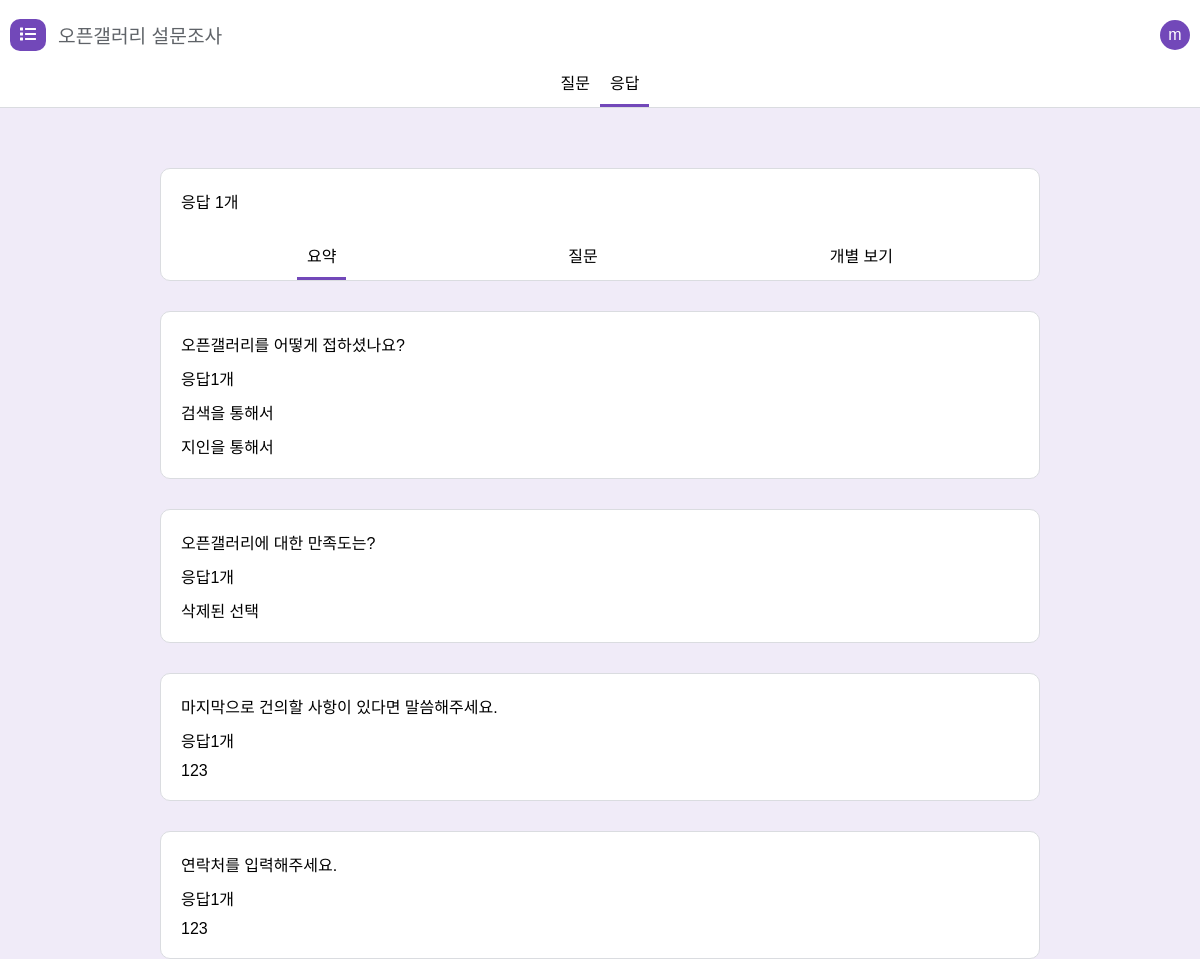
The page /forms/uAnegZhB2QSU9ylKwrVp/responses/summary (signed in) on the database its author committed.
### core/models.py (models this page shows)
class Form(models.Model):
    key = models.CharField(max_length=30)
    name = models.CharField(max_length=200)
    title = models.CharField(max_length=200)
    description = models.CharField(max_length=10000, blank = True)
    creator = models.ForeignKey(User, on_delete = models.CASCADE, related_name = "creator")
    created_at = models.DateTimeField(auto_now_add = True)
    updated_at = models.DateTimeField(auto_now = True)
    questions = models.ManyToManyField(Questions, related_name = "questions")

class User(AbstractUser, models.Model):
    email = models.EmailField(unique = True)

class Questions(models.Model):
    name = models.CharField(max_length= 10000)
    type = models.CharField(max_length=20)
    required = models.BooleanField(default= False)
    key = models.CharField(max_length = 5000, blank = True)
    options = models.ManyToManyField(Options, related_name = "options")

class Options(models.Model):
    name = models.CharField(max_length=5000)
    is_answer = models.BooleanField(default=False)

class Answer(models.Model):
    answer = models.CharField(max_length=5000)
    question = models.ForeignKey(Questions, on_delete = models.CASCADE ,related_name = "answer_to")

### core/views.py (the view)
# urls.py: path('forms/<str:key>/responses/summary', views.form_responses_summary, name="form_responses_summary"),
def form_responses_summary(request ,key) :
  if not request.user.is_authenticated:
    return HttpResponseRedirect(reverse('login'))
  form = (FormModel.objects.filter(key = key))[0]
  responses = ResponsesModel.objects.filter(form = form)
  summarys = []
  for question in form.questions.all() :
    summarys.append({"question": question.name, "length": 0, "type": question.type, "answers": []})
  for summary in summarys :
    for response in responses:
      for answer in response.answer.all() :
        if answer.question.name == summary["question"]:
          summary["length"] = summary["length"] + 1
          if answer.question.type == "radio":
            option = OptionsModel.objects.filter(id = answer.answer)
            if option.count() == 0:
              summary["answers"].append("삭제된 선택")
            else:
              summary["answers"].append(option[0].name)
          elif answer.question.type == "checkbox":
            list_answer = answer.answer.split()
            for item_answer in list_answer :
              option = OptionsModel.objects.filter(id = item_answer)
              if option.count() == 0:
                summary["answers"].append("삭제된 선택")
              else:
                summary["answers"].append(option[0].name)
          else:
            summary["answers"].append(answer.answer)
  return render(request, 'forms/_key/responses/summary.html', {"menu": "responses", "submenu": "summary", "form":form, "responses": responses, "summarys": summarys })

### templates/forms/_key/responses/summary.html (shortened to what this page needs)
{% extends 'base.html' %} {% load static %} {% block css %}
<link rel="stylesheet" href="{% static 'css/form.css' %}?7" />
{% endblock %}  {% block content %}
<div class="fm-container">
  <header class="fm-header">
    <div class="fm-header-top container">
      <div class="fm-header-top-left">
        <a href="{% url 'home' %}" class="fm-header-top-left-logo"><i class="fas fa-list"></i></a>
        <input value="{{form.name}}" class="fm-header-top-left-title"></input>
      </div>
      <div class="fm-header-top-right">
        <a href="{% url 'logout' %}" class="btn btn-light fm-user">{{user.username|first}}</a>
      </div>
    </div>
    <nav class="fm-header-bottom container">
      <a class="fm-header-bottom-btn {% if menu == "edit" %} active{% endif %}" href="{% url 'form_edit' key=form.key %}">질문</a>
      <a class="fm-header-bottom-btn {% if menu == "responses" %} active{% endif %}" href="{% url 'form_responses_summary' key=form.key  %}">응답</a>
    </nav>
  </header>
  <div class="fm-form">
    <div class="fm-form-box fs-header">
      <div class="fs">응답 {{responses|length}}개</div>
      <nav class="fm-header-bottom container">
        <a class="fm-header-bottom-btn {% if submenu == "summary" %} active{% endif %}" href="{% url 'form_responses_summary' key=form.key %}">요약</a>
        <a class="fm-header-bottom-btn {% if submenu == "question" %} active{% endif %}" href="{% url 'form_responses_question' key=form.key  %}">질문</a>
        <a class="fm-header-bottom-btn {% if submenu == "response" %} active{% endif %}" href="{% url 'form_responses_response' key=form.key  %}">개별 보기</a>
      </nav>
    </div>
    {% for summary in summarys %}
      <div class="fm-form-box fs-header">
        <div>{{summary.question}}</div>
        <div>응답{{summary.length}}개</div>
        {% for answer in summary.answers %}
          <div>{{answer}}</div>
        {% endfor %}
      </div>
    {% endfor %}
  </div>
</div>
{% endblock %}

### static/css/base.css (style rules this page uses)
* { box-sizing: border-box; }
body { font-family: 'Noto Sans KR', sans-serif; padding: 0; margin: 0; }
a { color: black; text-decoration: none; }
a:link { color: black; text-decoration: none; }
input { border: none; }
.container { max-width: 1200px; margin: 0 auto; width: 100%; padding: 0px 10px; }
.btn { background-color: #7248b9; color: white !important; padding: 10px 10px; font-weight: 300; border-radius: 5px; cursor: pointer; }

### static/css/form.css (style rules this page uses)
body { background-color: #f0ebf8; }
.fm-header { position: fixed; top: 0; border-bottom: 1px solid #dadce0; background-color: white; width: 100%; z-index: 50; }
.fm-header-top { display: flex; justify-content: space-between; align-items: center; height: 70px; }
.fm-header-top-left { display: flex; align-items: center; }
.fm-header-top-left > * { margin-right: 10px; }
.fm-header-top-left-logo { background: #7248b9; padding: 7px 10px; color: white !important; border-radius: 10px; }
.fm-header-top-left-title { font-size: 1.2rem; color: #5f6368; font-weight: 400; }
.fm-header-top-right { display: flex; align-items: center; }
.fm-user { width: 30px; height: 30px; border-radius: 50%; font-weight: 500; background-color: #7248b9; text-align: center; display: flex; align-items: center; justify-content: center; }
.fm-header-bottom { display: flex; align-items: flex-end; justify-content: center; }
.fm-header-bottom-btn { padding: 0px 10px; padding-bottom: 10px; border-bottom: 3px solid white; }
.fm-header-bottom > .active { border-bottom: 3px solid #7248b9; }
.fm-container { height: 100vh; position: relative; background-color: #f0ebf8; padding-top: 108px; }
.fm-form { position: relative; max-width: 900px; margin: 0 auto; width: 100%; height: 100%; display: flex; flex-direction: column; align-items: stretch; padding: 60px 10px; }
.fm-form-box { display: flex; flex-direction: column; align-items: stretch; gap: 10px 0px; background-color: white; margin-bottom: 30px; padding: 20px 20px; border-radius: 10px; border: 1px solid #dadce0; }
.fs-header > nav { justify-content: space-around; transform: translate(0, 20px); }

### rows shown on the page
Form: name "오픈갤러리 설문조사"
User: username|first "m"
Questions: question "오픈갤러리를 어떻게 접하셨나요?"
Options: answers "검색을 통해서"
Options: answers "지인을 통해서"
Questions: question "오픈갤러리에 대한 만족도는?"
Questions: question "마지막으로 건의할 사항이 있다면 말씀해주세요."
Answer: answers "123"
Questions: question "연락처를 입력해주세요."
Answer: answers "123"

### other values the page prints
{{ responses|length }} "1"
{{ summary.length }} "1" "1" "1" "1"
{{ answer }} "삭제된 선택"
